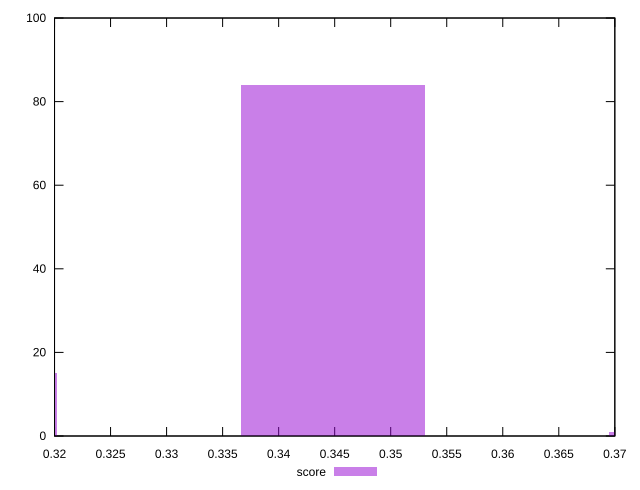

Here is the gnuplot script that generated this plot:
reset

$score <<EOF
0.3448778856466042 84
0.31203237272788 15
0.3777233985653284 1
EOF

set key outside below
set boxwidth 0.016422756459362104
set xrange [0.32:0.37]
set yrange [0:100]
set trange [0:100]
set style fill transparent solid 0.5 noborder
set terminal svg size 640, 490 enhanced background rgb 'white'
set output "report_00023_2021-02-20T12:14:57.249Z/unused-javascript/samples/pages+cached+noadtech/score/histogram.svg"

plot $score title "score" with boxes

reset
